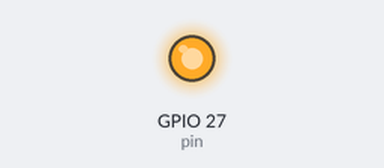
Bench run of a program on a simulated Raspberry Pi (BCM pin numbers). On the bench: output pins drawn as LEDs (lit = HIGH). What the program prints to the terminal is not drawn. At 23.4 s the program stops and its outputs stay as they are.

Above: at 0.12 s.
At 2.1 s:
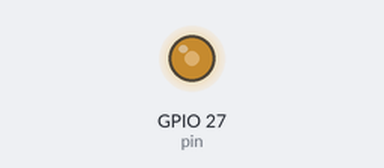
At 23.4 s:
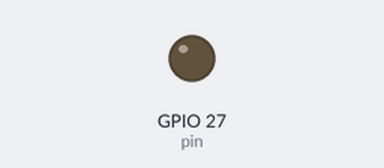
Timing chart, 0 to 24.9 s (numbered marks = the images above):
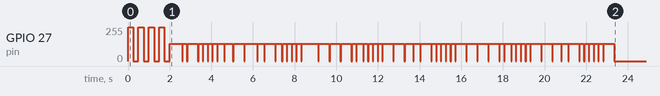

Measured:
- by itself, GPIO 27 (pin): 0/255 → 255/255 at 0.00 s, → 0/255 0.25 s later, → 255/255 0.25 s later, → 0/255 0.25 s later, … (126 changes in this stretch)

The program:

buzzer.py
```python
#coding:utf-8

import RPi.GPIO as GPIO
import time

pin = 27

do = 523
re = 294
mi = 330
fa = 349
so = 392
ra = 440
si = 494
#カチューシャ
mery_merody=[ra,si,do,ra,do,do,si,ra,si,mi,si,do,587,si,587,587,do,si,ra ,659,880,784,880,784,698,698,659,587,659,ra,698,587,659,do,587,587,do,si,440,659,880,784,880,784,698,698,659,587,659,ra,698,587,659,do,587,587,do,si,440]
mery_rhythm=[0.6,0.2,0.5,0.2,0.2,0.2,0.2,0.3,0.4,0.5,0.6,0.3,0.5,0.3,0.2,0.2,0.2,0.2,0.8,0.5,0.5,0.5,0.2,0.3,0.2,0.2,0.2,0.2,0.5,0.5,0.4,0.3,0.5,0.2,0.2,0.2,0.2,0.2,0.5,0.5,0.5,0.5,0.2,0.3,0.2,0.2,0.2,0.2,0.5,0.5,0.4,0.3,0.5,0.2,0.2,0.2,0.2,0.2,0.5]
GPIO.setmode(GPIO.BCM)
GPIO.setup(pin,GPIO.OUT,initial=GPIO.LOW)
print(len(mery_merody))
print(len(mery_rhythm))
p = GPIO.PWM(pin,1)
p.start(50)
p.ChangeFrequency(2)
time.sleep(2)

for i, oto in enumerate(mery_merody):
    p.start(50)
    p.ChangeFrequency(oto)
    time.sleep(mery_rhythm[i])
    p.stop()
    time.sleep(0.03)

p.stop()
GPIO.cleanup()
```
